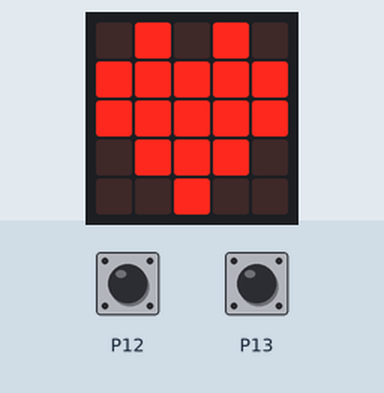
The program below on a simulated BBC micro:bit running MicroPython. On the bench: the board's 5×5 LED display. Inputs (shaded band) come from the test bench; at power-on: P12 LOW, P13 LOW.

Above: at 1.2 s.
1.3 s: P12 pulled HIGH for 0.15 s
At 1.37 s:
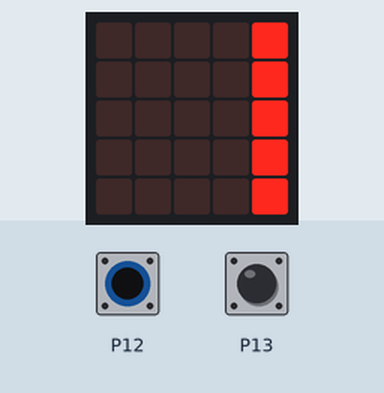
2.9 s: P13 pulled HIGH for 0.15 s
At 2.97 s:
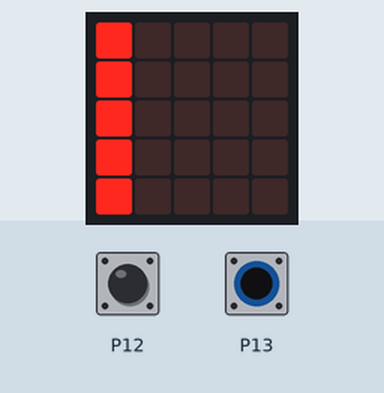
4.5 s: P13 pulled HIGH for 3.2 s
9.2 s: P12 pulled HIGH for 3.2 s
At 9.6 s:
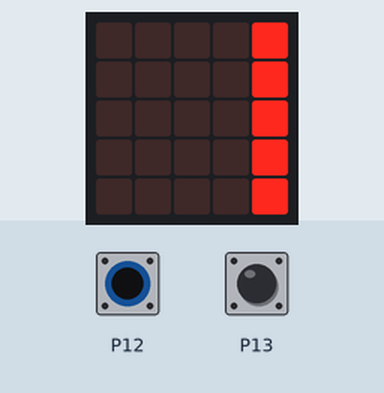
13.9 s: P12 driven HIGH and P13 driven HIGH
At 14.7 s:
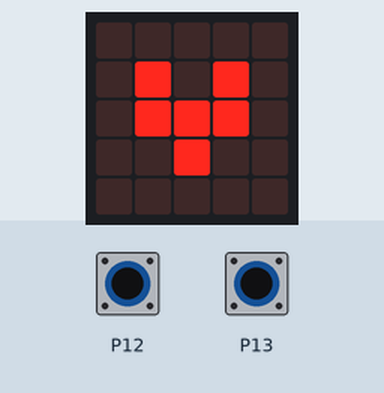
Timing chart, 0 to 16.4 s (numbered marks = the images above; inputs shaded):
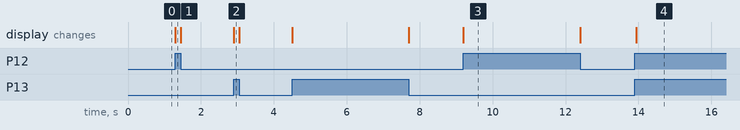

Measured:
- after the input at 1.3 s, the display: changes at once (image 1)
- after the input at 2.9 s, the display: changes at once (image 2)
- after the input at 9.2 s, the display: changes at once (image 3)
- after the input at 13.9 s, the display: changes at once (image 4)

The program:

microbit-Line_tracking_detection-2.py
```python
from microbit import *
val_LL = 0
val_RR = 0
while True:
    val_RR = pin12.read_digital()
    val_LL = pin13.read_digital()

    if val_LL == 0 and val_RR == 1:
        display.show(Image("00009:""00009:""00009:""00009:""00009"))

    elif val_LL == 1 and val_RR == 0:
        display.show(Image("90000:""90000:""90000:""90000:""90000"))

    elif val_LL == 1 and val_RR == 1:
        display.show(Image.HEART_SMALL)

    else:
        display.show(Image.HEART)
```
